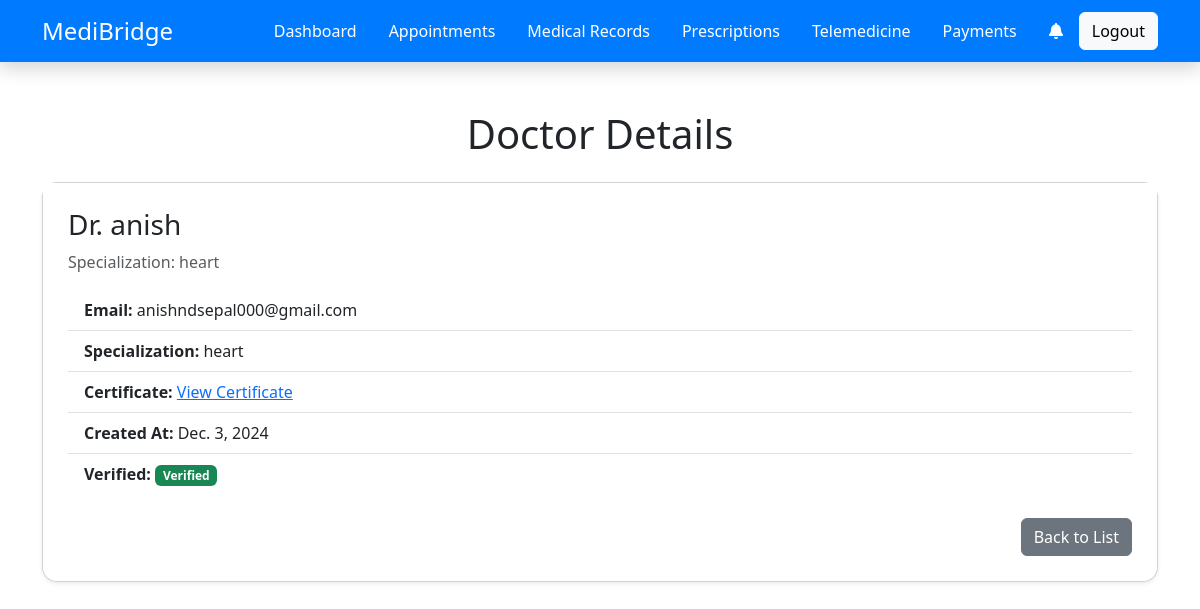
Page /patient/view_doctors_lists/2 on the committed database.
### mainpage/models.py (models this page shows, shortened)
class Doctor(models.Model):
    user=models.OneToOneField(User,on_delete=models.CASCADE,related_name='doctor_profile',default=None)
    full_name=models.CharField(max_length=255,null=True)
    email=models.EmailField(unique=True,default=None)
    specialization = models.CharField(max_length=100, help_text="Doctor's area of specialization",default=None)
    certificate = models.FileField(upload_to='doctor_certificates/', help_text="Upload your medical certificate",default=None)
    created_at = models.DateTimeField(auto_now_add=True)
    verified=models.BooleanField(default=False)
    is_available=models.BooleanField(default=False)

### patient_app/views.py (the view)
# urls.py: path('view_doctors_lists/<int:id>',view_doctors_lists,name='view_doctors_lists'),
def view_doctors_lists(request,id):
    doc_details_view=Doctor.objects.get(id=id)
    context={
        'doctor':doc_details_view
    }
    return render(request,'doctors_list/view_details.html',context)

### patient_app/templates/doctors_list/view_details.html
{% extends 'pbase.html' %}
{% block content %}
<div class="container mt-5">
    <h1 class="text-center mb-4">Doctor Details</h1>
    <div class="card shadow-sm">
        {% if doctor %}
        <div class="card-body">
            <h3 class="card-title">Dr. {{doctor.full_name}}</h3>
            <p class="text-muted">Specialization: {{doctor.specialization}}</p>
            <ul class="list-group list-group-flush">
                <li class="list-group-item"><strong>Email:</strong> {{doctor.email}}</li>
                <li class="list-group-item"><strong>Specialization:</strong> {{doctor.specialization}}</li>
                <li class="list-group-item"><strong>Certificate:</strong>
                    <a href="{{doctor.certificate.url}}" target="_blank">View Certificate</a>
                </li>
                <li class="list-group-item"><strong>Created At:</strong> {{doctor.created_at.date}}</li>
                {% if doctor.verified %}
                <li class="list-group-item">
                    <strong>Verified:</strong>
                    <span class="badge bg-success">Verified</span>
                </li>
                {% else %}
                <li class="list-group-item">
                    <strong>Verified:</strong>
                    <span class="badge bg-danger">Not Verified</span>
                </li>
                {% endif %}
            </ul>
            <div class="mt-4 text-end">
                <a href="{% url 'doctors_lists' %}" class="btn btn-secondary">Back to List</a>
            </div>
        </div>
        {% endif %}
    </div>
</div>
{% endblock %}

### patient_app/static/css/medical.css (style rules this page uses)
.card { border-radius: 15px; box-shadow: 0 4px 8px rgba(0, 0, 0, 0.1); margin-bottom: 30px; }
.card-body { padding: 25px; background-color: white; border-radius: 0 0 15px 15px; }

### rows in the picture
Doctor: full_name "anish", specialization "heart", email "anishndsepal000@gmail.com", created_at "Dec. 3, 2024"
